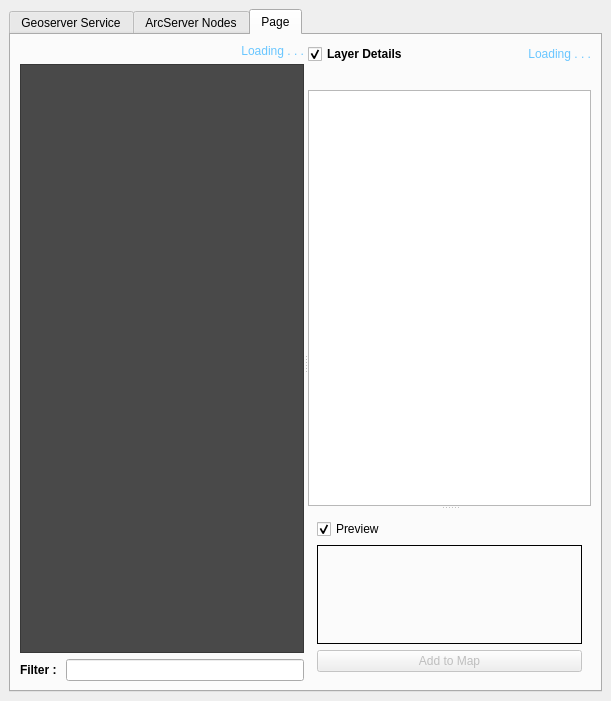
<?xml version="1.0" encoding="UTF-8"?>
<ui version="4.0">
 <class>grDataDockWidgetBase</class>
 <widget class="QDockWidget" name="grDataDockWidgetBase">
  <property name="geometry">
   <rect>
    <x>0</x>
    <y>0</y>
    <width>611</width>
    <height>701</height>
   </rect>
  </property>
  <property name="sizePolicy">
   <sizepolicy hsizetype="Preferred" vsizetype="Expanding">
    <horstretch>0</horstretch>
    <verstretch>100</verstretch>
   </sizepolicy>
  </property>
  <property name="styleSheet">
   <string notr="true">QListWidget{
	background-color: rgb(69, 69, 69, 220);
	outline: 0;
}
QListWidget::item {
	color: white;
	padding: 3px;
}
QListWidget::item::selected {
	color: black;
	background-color:palette(Window);
    padding-right: 0px;
}</string>
  </property>
  <property name="windowTitle">
   <string>Greek Data</string>
  </property>
  <widget class="QWidget" name="dockWidgetContents">
   <layout class="QGridLayout" name="gridLayout">
    <property name="verticalSpacing">
     <number>6</number>
    </property>
    <item row="0" column="0">
     <widget class="QTabWidget" name="tabWidget">
      <property name="tabPosition">
       <enum>QTabWidget::North</enum>
      </property>
      <property name="tabShape">
       <enum>QTabWidget::Rounded</enum>
      </property>
      <property name="currentIndex">
       <number>2</number>
      </property>
      <property name="documentMode">
       <bool>false</bool>
      </property>
      <widget class="QWidget" name="custom_geoserver_tab">
       <property name="enabled">
        <bool>true</bool>
       </property>
       <attribute name="title">
        <string>Geoserver Service</string>
       </attribute>
       <layout class="QGridLayout" name="gridLayout_31">
        <item row="0" column="0">
         <layout class="QGridLayout" name="gridLayout_21">
          <item row="1" column="1" colspan="9">
           <widget class="Line" name="line_3">
            <property name="enabled">
             <bool>true</bool>
            </property>
            <property name="sizePolicy">
             <sizepolicy hsizetype="Expanding" vsizetype="Fixed">
              <horstretch>0</horstretch>
              <verstretch>0</verstretch>
             </sizepolicy>
            </property>
            <property name="orientation">
             <enum>Qt::Horizontal</enum>
            </property>
           </widget>
          </item>
          <item row="2" column="1" colspan="9">
           <widget class="QWidget" name="widget_9" native="true">
            <layout class="QGridLayout" name="gridLayout_22">
             <property name="leftMargin">
              <number>0</number>
             </property>
             <property name="topMargin">
              <number>0</number>
             </property>
             <property name="rightMargin">
              <number>0</number>
             </property>
             <property name="bottomMargin">
              <number>0</number>
             </property>
             <item row="0" column="0">
              <widget class="QSplitter" name="splitter_4">
               <property name="orientation">
                <enum>Qt::Horizontal</enum>
               </property>
               <widget class="QWidget" name="widget_10" native="true">
                <layout class="QGridLayout" name="gridLayout_23">
                 <item row="0" column="0">
                  <layout class="QGridLayout" name="gridLayout_24">
                   <property name="leftMargin">
                    <number>9</number>
                   </property>
                   <property name="topMargin">
                    <number>9</number>
                   </property>
                   <property name="rightMargin">
                    <number>9</number>
                   </property>
                   <property name="bottomMargin">
                    <number>9</number>
                   </property>
                   <item row="0" column="0">
                    <widget class="QLabel" name="label_6">
                     <property name="font">
                      <font>
                       <weight>75</weight>
                       <bold>true</bold>
                      </font>
                     </property>
                     <property name="text">
                      <string>Filter : </string>
                     </property>
                    </widget>
                   </item>
                   <item row="0" column="1">
                    <widget class="QLineEdit" name="custom_geoserver_search_line">
                     <property name="text">
                      <string/>
                     </property>
                     <property name="frame">
                      <bool>true</bool>
                     </property>
                     <property name="dragEnabled">
                      <bool>false</bool>
                     </property>
                     <property name="clearButtonEnabled">
                      <bool>false</bool>
                     </property>
                    </widget>
                   </item>
                   <item row="1" column="0" colspan="2">
                    <widget class="QListWidget" name="custom_geoserver_list">
                     <property name="sizePolicy">
                      <sizepolicy hsizetype="Expanding" vsizetype="Expanding">
                       <horstretch>0</horstretch>
                       <verstretch>16</verstretch>
                      </sizepolicy>
                     </property>
                     <property name="toolTip">
                      <string/>
                     </property>
                     <property name="alternatingRowColors">
                      <bool>true</bool>
                     </property>
                     <property name="modelColumn">
                      <number>0</number>
                     </property>
                     <property name="sortingEnabled">
                      <bool>true</bool>
                     </property>
                    </widget>
                   </item>
                  </layout>
                 </item>
                </layout>
               </widget>
               <widget class="QWidget" name="widget_11" native="true">
                <layout class="QGridLayout" name="gridLayout_25">
                 <item row="0" column="0">
                  <widget class="QSplitter" name="splitter_5">
                   <property name="orientation">
                    <enum>Qt::Vertical</enum>
                   </property>
                   <widget class="QWidget" name="widget_12" native="true">
                    <layout class="QGridLayout" name="gridLayout_26">
                     <item row="0" column="0">
                      <layout class="QGridLayout" name="gridLayout_27">
                       <item row="0" column="0">
                        <widget class="QCheckBox" name="custom_geoserver_details_checkbox">
                         <property name="font">
                          <font>
                           <pointsize>9</pointsize>
                           <weight>75</weight>
                           <bold>true</bold>
                          </font>
                         </property>
                         <property name="text">
                          <string>Layer Details</string>
                         </property>
                         <property name="checked">
                          <bool>true</bool>
                         </property>
                        </widget>
                       </item>
                       <item row="0" column="1">
                        <widget class="QLabel" name="custom_geoserver_loading_label">
                         <property name="enabled">
                          <bool>true</bool>
                         </property>
                         <property name="font">
                          <font>
                           <weight>50</weight>
                           <bold>false</bold>
                           <underline>false</underline>
                           <strikeout>false</strikeout>
                          </font>
                         </property>
                         <property name="styleSheet">
                          <string notr="true">color: rgb(105, 198, 255);</string>
                         </property>
                         <property name="text">
                          <string>Loading . . .</string>
                         </property>
                         <property name="alignment">
                          <set>Qt::AlignRight|Qt::AlignTrailing|Qt::AlignVCenter</set>
                         </property>
                        </widget>
                       </item>
                       <item row="2" column="0" colspan="2">
                        <widget class="QTreeWidget" name="custom_geoserver_details_tree">
                         <property name="enabled">
                          <bool>true</bool>
                         </property>
                         <property name="font">
                          <font>
                           <weight>75</weight>
                           <bold>true</bold>
                          </font>
                         </property>
                         <property name="alternatingRowColors">
                          <bool>true</bool>
                         </property>
                         <property name="animated">
                          <bool>false</bool>
                         </property>
                         <property name="columnCount">
                          <number>1</number>
                         </property>
                         <attribute name="headerVisible">
                          <bool>false</bool>
                         </attribute>
                         <attribute name="headerCascadingSectionResizes">
                          <bool>false</bool>
                         </attribute>
                         <attribute name="headerHighlightSections">
                          <bool>false</bool>
                         </attribute>
                         <column>
                          <property name="text">
                           <string notr="true">1</string>
                          </property>
                         </column>
                        </widget>
                       </item>
                       <item row="1" column="0" colspan="2">
                        <widget class="QLabel" name="custom_geoserver_layer_description_label">
                         <property name="sizePolicy">
                          <sizepolicy hsizetype="Expanding" vsizetype="Preferred">
                           <horstretch>0</horstretch>
                           <verstretch>0</verstretch>
                          </sizepolicy>
                         </property>
                         <property name="text">
                          <string/>
                         </property>
                         <property name="wordWrap">
                          <bool>true</bool>
                         </property>
                        </widget>
                       </item>
                      </layout>
                     </item>
                    </layout>
                   </widget>
                   <widget class="QWidget" name="widget_13" native="true">
                    <layout class="QGridLayout" name="gridLayout_28">
                     <item row="0" column="0">
                      <layout class="QGridLayout" name="gridLayout_29">
                       <property name="leftMargin">
                        <number>9</number>
                       </property>
                       <property name="topMargin">
                        <number>9</number>
                       </property>
                       <property name="rightMargin">
                        <number>9</number>
                       </property>
                       <property name="bottomMargin">
                        <number>9</number>
                       </property>
                       <item row="2" column="0">
                        <widget class="QPushButton" name="custom_geoserver_add_button">
                         <property name="enabled">
                          <bool>false</bool>
                         </property>
                         <property name="text">
                          <string>Add to Map</string>
                         </property>
                        </widget>
                       </item>
                       <item row="1" column="0">
                        <widget class="QLabel" name="custom_geoserver_image_preview">
                         <property name="frameShape">
                          <enum>QFrame::Panel</enum>
                         </property>
                         <property name="text">
                          <string/>
                         </property>
                        </widget>
                       </item>
                       <item row="0" column="0">
                        <widget class="QCheckBox" name="custom_geoserver_preview_checkbox">
                         <property name="font">
                          <font>
                           <pointsize>9</pointsize>
                           <weight>50</weight>
                           <bold>false</bold>
                          </font>
                         </property>
                         <property name="text">
                          <string>Preview</string>
                         </property>
                         <property name="checked">
                          <bool>true</bool>
                         </property>
                        </widget>
                       </item>
                      </layout>
                     </item>
                    </layout>
                   </widget>
                  </widget>
                 </item>
                </layout>
               </widget>
              </widget>
             </item>
            </layout>
           </widget>
          </item>
          <item row="0" column="9">
           <widget class="QLabel" name="custom_geoserver_status_label">
            <property name="enabled">
             <bool>false</bool>
            </property>
            <property name="font">
             <font>
              <pointsize>9</pointsize>
              <weight>50</weight>
              <bold>false</bold>
             </font>
            </property>
            <property name="styleSheet">
             <string notr="true">color: rgb(105, 198, 255);</string>
            </property>
            <property name="text">
             <string>Loading . . .</string>
            </property>
           </widget>
          </item>
          <item row="0" column="1">
           <widget class="QLabel" name="label">
            <property name="maximumSize">
             <size>
              <width>30</width>
              <height>30</height>
             </size>
            </property>
            <property name="text">
             <string/>
            </property>
            <property name="pixmap">
             <pixmap>:/plugins/grData/assets/img/icon.png</pixmap>
            </property>
            <property name="scaledContents">
             <bool>true</bool>
            </property>
           </widget>
          </item>
          <item row="0" column="8">
           <widget class="QLabel" name="custom_geoserver_status_icon_con">
            <property name="sizePolicy">
             <sizepolicy hsizetype="Fixed" vsizetype="Fixed">
              <horstretch>0</horstretch>
              <verstretch>0</verstretch>
             </sizepolicy>
            </property>
            <property name="font">
             <font>
              <pointsize>6</pointsize>
              <weight>50</weight>
              <bold>false</bold>
             </font>
            </property>
            <property name="text">
             <string/>
            </property>
            <property name="pixmap">
             <pixmap>:/plugins/grData/assets/img/green.png</pixmap>
            </property>
            <property name="scaledContents">
             <bool>true</bool>
            </property>
           </widget>
          </item>
          <item row="0" column="2" colspan="2">
           <widget class="QLabel" name="custom_geoserver_header_label">
            <property name="sizePolicy">
             <sizepolicy hsizetype="Fixed" vsizetype="Fixed">
              <horstretch>0</horstretch>
              <verstretch>0</verstretch>
             </sizepolicy>
            </property>
            <property name="font">
             <font>
              <pointsize>11</pointsize>
              <weight>75</weight>
              <bold>true</bold>
             </font>
            </property>
            <property name="frameShape">
             <enum>QFrame::NoFrame</enum>
            </property>
            <property name="text">
             <string/>
            </property>
            <property name="pixmap">
             <pixmap>:/plugins/grData/assets/img/geodata-biglogo.png</pixmap>
            </property>
            <property name="scaledContents">
             <bool>true</bool>
            </property>
           </widget>
          </item>
          <item row="0" column="4" colspan="4">
           <widget class="QComboBox" name="custom_geoserver_services_list"/>
          </item>
         </layout>
        </item>
       </layout>
      </widget>
      <widget class="QWidget" name="ArcServer_tab">
       <attribute name="title">
        <string>ArcServer Nodes</string>
       </attribute>
       <layout class="QGridLayout" name="gridLayout_4">
        <item row="0" column="0">
         <layout class="QGridLayout" name="gridLayout_3">
          <item row="3" column="1" colspan="8">
           <widget class="QWidget" name="widget" native="true">
            <layout class="QGridLayout" name="gridLayout_11">
             <item row="0" column="0">
              <widget class="QSplitter" name="splitter">
               <property name="orientation">
                <enum>Qt::Horizontal</enum>
               </property>
               <widget class="QWidget" name="widget_2" native="true">
                <layout class="QGridLayout" name="gridLayout_6">
                 <item row="0" column="0">
                  <layout class="QGridLayout" name="gridLayout_5">
                   <property name="leftMargin">
                    <number>9</number>
                   </property>
                   <property name="topMargin">
                    <number>9</number>
                   </property>
                   <property name="rightMargin">
                    <number>9</number>
                   </property>
                   <property name="bottomMargin">
                    <number>9</number>
                   </property>
                   <item row="0" column="0">
                    <widget class="QLabel" name="label_5">
                     <property name="font">
                      <font>
                       <weight>75</weight>
                       <bold>true</bold>
                      </font>
                     </property>
                     <property name="text">
                      <string>Filter : </string>
                     </property>
                    </widget>
                   </item>
                   <item row="0" column="1">
                    <widget class="QLineEdit" name="ArcServer_search_line">
                     <property name="text">
                      <string/>
                     </property>
                     <property name="frame">
                      <bool>true</bool>
                     </property>
                     <property name="dragEnabled">
                      <bool>false</bool>
                     </property>
                     <property name="clearButtonEnabled">
                      <bool>false</bool>
                     </property>
                    </widget>
                   </item>
                   <item row="1" column="0" colspan="2">
                    <widget class="QTreeWidget" name="ArcServer_list_tree">
                     <property name="enabled">
                      <bool>false</bool>
                     </property>
                     <property name="font">
                      <font>
                       <weight>75</weight>
                       <bold>true</bold>
                      </font>
                     </property>
                     <property name="alternatingRowColors">
                      <bool>true</bool>
                     </property>
                     <property name="animated">
                      <bool>false</bool>
                     </property>
                     <property name="columnCount">
                      <number>1</number>
                     </property>
                     <attribute name="headerVisible">
                      <bool>false</bool>
                     </attribute>
                     <attribute name="headerCascadingSectionResizes">
                      <bool>false</bool>
                     </attribute>
                     <attribute name="headerHighlightSections">
                      <bool>false</bool>
                     </attribute>
                     <column>
                      <property name="text">
                       <string notr="true">1</string>
                      </property>
                     </column>
                    </widget>
                   </item>
                  </layout>
                 </item>
                </layout>
               </widget>
               <widget class="QWidget" name="widget_3" native="true">
                <layout class="QGridLayout" name="gridLayout_8">
                 <item row="0" column="0">
                  <layout class="QGridLayout" name="gridLayout_7">
                   <property name="leftMargin">
                    <number>9</number>
                   </property>
                   <property name="topMargin">
                    <number>9</number>
                   </property>
                   <property name="rightMargin">
                    <number>9</number>
                   </property>
                   <property name="bottomMargin">
                    <number>9</number>
                   </property>
                   <item row="0" column="0">
                    <widget class="QTabWidget" name="tabWidget_2">
                     <property name="currentIndex">
                      <number>0</number>
                     </property>
                     <widget class="QWidget" name="tab_11">
                      <attribute name="title">
                       <string>Attributes</string>
                      </attribute>
                      <layout class="QGridLayout" name="gridLayout_9">
                       <item row="5" column="0">
                        <widget class="QTableWidget" name="ArcServer_attribute_table">
                         <property name="sizePolicy">
                          <sizepolicy hsizetype="Expanding" vsizetype="Expanding">
                           <horstretch>0</horstretch>
                           <verstretch>100</verstretch>
                          </sizepolicy>
                         </property>
                         <property name="frameShape">
                          <enum>QFrame::StyledPanel</enum>
                         </property>
                         <property name="frameShadow">
                          <enum>QFrame::Sunken</enum>
                         </property>
                         <property name="verticalScrollBarPolicy">
                          <enum>Qt::ScrollBarAsNeeded</enum>
                         </property>
                         <property name="horizontalScrollBarPolicy">
                          <enum>Qt::ScrollBarAsNeeded</enum>
                         </property>
                         <property name="editTriggers">
                          <set>QAbstractItemView::NoEditTriggers</set>
                         </property>
                         <property name="alternatingRowColors">
                          <bool>true</bool>
                         </property>
                         <property name="verticalScrollMode">
                          <enum>QAbstractItemView::ScrollPerPixel</enum>
                         </property>
                         <property name="horizontalScrollMode">
                          <enum>QAbstractItemView::ScrollPerPixel</enum>
                         </property>
                         <property name="sortingEnabled">
                          <bool>true</bool>
                         </property>
                         <attribute name="horizontalHeaderVisible">
                          <bool>false</bool>
                         </attribute>
                         <attribute name="horizontalHeaderCascadingSectionResizes">
                          <bool>true</bool>
                         </attribute>
                         <attribute name="horizontalHeaderStretchLastSection">
                          <bool>true</bool>
                         </attribute>
                         <attribute name="verticalHeaderVisible">
                          <bool>false</bool>
                         </attribute>
                         <attribute name="verticalHeaderStretchLastSection">
                          <bool>false</bool>
                         </attribute>
                        </widget>
                       </item>
                       <item row="1" column="0">
                        <widget class="QCheckBox" name="ArcServer_details_checkbox">
                         <property name="font">
                          <font>
                           <pointsize>9</pointsize>
                           <weight>75</weight>
                           <bold>true</bold>
                          </font>
                         </property>
                         <property name="text">
                          <string>Layer Details</string>
                         </property>
                         <property name="checked">
                          <bool>true</bool>
                         </property>
                        </widget>
                       </item>
                       <item row="3" column="0">
                        <widget class="QLabel" name="ArcServer_layer_name_1">
                         <property name="sizePolicy">
                          <sizepolicy hsizetype="Minimum" vsizetype="Fixed">
                           <horstretch>0</horstretch>
                           <verstretch>0</verstretch>
                          </sizepolicy>
                         </property>
                         <property name="font">
                          <font>
                           <pointsize>8</pointsize>
                           <weight>75</weight>
                           <bold>true</bold>
                          </font>
                         </property>
                         <property name="text">
                          <string/>
                         </property>
                        </widget>
                       </item>
                      </layout>
                     </widget>
                     <widget class="QWidget" name="tab_12">
                      <attribute name="title">
                       <string>All </string>
                      </attribute>
                      <layout class="QGridLayout" name="gridLayout_10">
                       <item row="0" column="0">
                        <widget class="QLabel" name="ArcServer_layer_name_2">
                         <property name="sizePolicy">
                          <sizepolicy hsizetype="Expanding" vsizetype="Expanding">
                           <horstretch>0</horstretch>
                           <verstretch>0</verstretch>
                          </sizepolicy>
                         </property>
                         <property name="font">
                          <font>
                           <pointsize>8</pointsize>
                           <weight>75</weight>
                           <bold>true</bold>
                          </font>
                         </property>
                         <property name="text">
                          <string/>
                         </property>
                        </widget>
                       </item>
                       <item row="1" column="0">
                        <widget class="QTreeWidget" name="ArcServer_details_tree">
                         <property name="sizePolicy">
                          <sizepolicy hsizetype="Expanding" vsizetype="Expanding">
                           <horstretch>0</horstretch>
                           <verstretch>16</verstretch>
                          </sizepolicy>
                         </property>
                         <property name="toolTip">
                          <string/>
                         </property>
                         <property name="alternatingRowColors">
                          <bool>true</bool>
                         </property>
                         <attribute name="headerVisible">
                          <bool>false</bool>
                         </attribute>
                         <column>
                          <property name="text">
                           <string notr="true">1</string>
                          </property>
                         </column>
                        </widget>
                       </item>
                      </layout>
                     </widget>
                    </widget>
                   </item>
                   <item row="1" column="0">
                    <widget class="QPushButton" name="ArcServer_add_button_2">
                     <property name="enabled">
                      <bool>false</bool>
                     </property>
                     <property name="text">
                      <string>Add to Map</string>
                     </property>
                    </widget>
                   </item>
                  </layout>
                 </item>
                </layout>
               </widget>
              </widget>
             </item>
            </layout>
           </widget>
          </item>
          <item row="0" column="1">
           <widget class="QLabel" name="label_3">
            <property name="sizePolicy">
             <sizepolicy hsizetype="Fixed" vsizetype="Fixed">
              <horstretch>0</horstretch>
              <verstretch>0</verstretch>
             </sizepolicy>
            </property>
            <property name="maximumSize">
             <size>
              <width>30</width>
              <height>30</height>
             </size>
            </property>
            <property name="text">
             <string/>
            </property>
            <property name="pixmap">
             <pixmap>:/plugins/grData/assets/img/icon.png</pixmap>
            </property>
            <property name="scaledContents">
             <bool>true</bool>
            </property>
           </widget>
          </item>
          <item row="0" column="2">
           <widget class="QLabel" name="ArcServer_header_label">
            <property name="sizePolicy">
             <sizepolicy hsizetype="Fixed" vsizetype="Fixed">
              <horstretch>0</horstretch>
              <verstretch>0</verstretch>
             </sizepolicy>
            </property>
            <property name="font">
             <font>
              <pointsize>11</pointsize>
              <weight>75</weight>
              <bold>true</bold>
             </font>
            </property>
            <property name="styleSheet">
             <string notr="true"/>
            </property>
            <property name="frameShape">
             <enum>QFrame::NoFrame</enum>
            </property>
            <property name="text">
             <string/>
            </property>
            <property name="pixmap">
             <pixmap>:/plugins/grData/assets/img/geodata-biglogo.png</pixmap>
            </property>
            <property name="scaledContents">
             <bool>true</bool>
            </property>
           </widget>
          </item>
          <item row="1" column="1" colspan="8">
           <widget class="Line" name="line_2">
            <property name="enabled">
             <bool>true</bool>
            </property>
            <property name="sizePolicy">
             <sizepolicy hsizetype="Expanding" vsizetype="Fixed">
              <horstretch>0</horstretch>
              <verstretch>0</verstretch>
             </sizepolicy>
            </property>
            <property name="orientation">
             <enum>Qt::Horizontal</enum>
            </property>
           </widget>
          </item>
          <item row="0" column="8">
           <widget class="QLabel" name="ArcServer_status_label">
            <property name="enabled">
             <bool>false</bool>
            </property>
            <property name="font">
             <font>
              <pointsize>9</pointsize>
              <weight>50</weight>
              <bold>false</bold>
             </font>
            </property>
            <property name="styleSheet">
             <string notr="true">color: rgb(105, 198, 255);</string>
            </property>
            <property name="text">
             <string>Loading . . .</string>
            </property>
           </widget>
          </item>
          <item row="0" column="7">
           <widget class="QLabel" name="ArcServer_status_icon_con">
            <property name="sizePolicy">
             <sizepolicy hsizetype="Fixed" vsizetype="Fixed">
              <horstretch>0</horstretch>
              <verstretch>0</verstretch>
             </sizepolicy>
            </property>
            <property name="font">
             <font>
              <pointsize>6</pointsize>
              <weight>50</weight>
              <bold>false</bold>
             </font>
            </property>
            <property name="text">
             <string/>
            </property>
            <property name="pixmap">
             <pixmap>:/plugins/grData/assets/img/green.png</pixmap>
            </property>
            <property name="scaledContents">
             <bool>true</bool>
            </property>
           </widget>
          </item>
          <item row="0" column="3" colspan="4">
           <widget class="QComboBox" name="ArcServer_services_list"/>
          </item>
         </layout>
        </item>
       </layout>
      </widget>
      <widget class="QWidget" name="services_tab">
       <attribute name="title">
        <string>Page</string>
       </attribute>
       <layout class="QGridLayout" name="gridLayout_2">
        <item row="0" column="0">
         <widget class="QSplitter" name="splitter_2">
          <property name="orientation">
           <enum>Qt::Horizontal</enum>
          </property>
          <widget class="QWidget" name="widget_4" native="true">
           <layout class="QVBoxLayout" name="verticalLayout">
            <item>
             <widget class="QLabel" name="custom_geoserver_loading_label_2">
              <property name="enabled">
               <bool>true</bool>
              </property>
              <property name="font">
               <font>
                <weight>50</weight>
                <bold>false</bold>
                <underline>false</underline>
                <strikeout>false</strikeout>
               </font>
              </property>
              <property name="styleSheet">
               <string notr="true">color: rgb(105, 198, 255);</string>
              </property>
              <property name="text">
               <string>Loading . . .</string>
              </property>
              <property name="alignment">
               <set>Qt::AlignRight|Qt::AlignTrailing|Qt::AlignVCenter</set>
              </property>
             </widget>
            </item>
            <item>
             <widget class="QTreeWidget" name="conn_list_widget">
              <property name="sizePolicy">
               <sizepolicy hsizetype="Expanding" vsizetype="Expanding">
                <horstretch>0</horstretch>
                <verstretch>0</verstretch>
               </sizepolicy>
              </property>
              <property name="autoFillBackground">
               <bool>true</bool>
              </property>
              <property name="styleSheet">
               <string notr="true">QTreeWidget{
	background-color: rgb(69, 69, 69, 220);
	outline: 0;
}
QTreeWidget::item {
	color: white;
	padding: 3px;
}
QTreetWidget::item::active {
	color: black;
	background-color:palette(Window);
    padding-right: 0px;
}</string>
              </property>
              <property name="alternatingRowColors">
               <bool>false</bool>
              </property>
              <property name="iconSize">
               <size>
                <width>24</width>
                <height>24</height>
               </size>
              </property>
              <property name="animated">
               <bool>true</bool>
              </property>
              <property name="headerHidden">
               <bool>true</bool>
              </property>
              <column>
               <property name="text">
                <string notr="true">1</string>
               </property>
              </column>
             </widget>
            </item>
            <item>
             <layout class="QHBoxLayout" name="horizontalLayout_2">
              <item>
               <widget class="QLabel" name="label_7">
                <property name="font">
                 <font>
                  <weight>75</weight>
                  <bold>true</bold>
                 </font>
                </property>
                <property name="text">
                 <string>Filter : </string>
                </property>
               </widget>
              </item>
              <item>
               <widget class="QLineEdit" name="filter_services_line_edit">
                <property name="text">
                 <string/>
                </property>
                <property name="frame">
                 <bool>true</bool>
                </property>
                <property name="dragEnabled">
                 <bool>false</bool>
                </property>
                <property name="clearButtonEnabled">
                 <bool>false</bool>
                </property>
               </widget>
              </item>
             </layout>
            </item>
           </layout>
          </widget>
          <widget class="QWidget" name="widget_14" native="true">
           <layout class="QGridLayout" name="gridLayout_30">
            <item row="0" column="0">
             <widget class="QSplitter" name="splitter_6">
              <property name="orientation">
               <enum>Qt::Vertical</enum>
              </property>
              <widget class="QWidget" name="widget_15" native="true">
               <layout class="QGridLayout" name="gridLayout_32">
                <item row="0" column="0">
                 <layout class="QGridLayout" name="gridLayout_33">
                  <item row="0" column="0">
                   <widget class="QCheckBox" name="custom_geoserver_details_checkbox_2">
                    <property name="font">
                     <font>
                      <pointsize>9</pointsize>
                      <weight>75</weight>
                      <bold>true</bold>
                     </font>
                    </property>
                    <property name="text">
                     <string>Layer Details</string>
                    </property>
                    <property name="checked">
                     <bool>true</bool>
                    </property>
                   </widget>
                  </item>
                  <item row="0" column="1">
                   <widget class="QLabel" name="custom_geoserver_loading_label_3">
                    <property name="enabled">
                     <bool>true</bool>
                    </property>
                    <property name="font">
                     <font>
                      <weight>50</weight>
                      <bold>false</bold>
                      <underline>false</underline>
                      <strikeout>false</strikeout>
                     </font>
                    </property>
                    <property name="styleSheet">
                     <string notr="true">color: rgb(105, 198, 255);</string>
                    </property>
                    <property name="text">
                     <string>Loading . . .</string>
                    </property>
                    <property name="alignment">
                     <set>Qt::AlignRight|Qt::AlignTrailing|Qt::AlignVCenter</set>
                    </property>
                   </widget>
                  </item>
                  <item row="2" column="0" colspan="2">
                   <widget class="QTreeWidget" name="custom_geoserver_details_tree_2">
                    <property name="enabled">
                     <bool>true</bool>
                    </property>
                    <property name="font">
                     <font>
                      <weight>75</weight>
                      <bold>true</bold>
                     </font>
                    </property>
                    <property name="alternatingRowColors">
                     <bool>true</bool>
                    </property>
                    <property name="animated">
                     <bool>false</bool>
                    </property>
                    <property name="columnCount">
                     <number>1</number>
                    </property>
                    <attribute name="headerVisible">
                     <bool>false</bool>
                    </attribute>
                    <attribute name="headerCascadingSectionResizes">
                     <bool>false</bool>
                    </attribute>
                    <attribute name="headerHighlightSections">
                     <bool>false</bool>
                    </attribute>
                    <column>
                     <property name="text">
                      <string notr="true">1</string>
                     </property>
                    </column>
                   </widget>
                  </item>
                  <item row="1" column="0" colspan="2">
                   <widget class="QLabel" name="custom_geoserver_layer_description_label_2">
                    <property name="sizePolicy">
                     <sizepolicy hsizetype="Expanding" vsizetype="Preferred">
                      <horstretch>0</horstretch>
                      <verstretch>0</verstretch>
                     </sizepolicy>
                    </property>
                    <property name="text">
                     <string/>
                    </property>
                    <property name="wordWrap">
                     <bool>true</bool>
                    </property>
                   </widget>
                  </item>
                 </layout>
                </item>
               </layout>
              </widget>
              <widget class="QWidget" name="widget_16" native="true">
               <layout class="QGridLayout" name="gridLayout_34">
                <item row="0" column="0">
                 <layout class="QGridLayout" name="gridLayout_35">
                  <property name="leftMargin">
                   <number>9</number>
                  </property>
                  <property name="topMargin">
                   <number>9</number>
                  </property>
                  <property name="rightMargin">
                   <number>9</number>
                  </property>
                  <property name="bottomMargin">
                   <number>9</number>
                  </property>
                  <item row="2" column="0">
                   <widget class="QPushButton" name="custom_geoserver_add_button_2">
                    <property name="enabled">
                     <bool>false</bool>
                    </property>
                    <property name="text">
                     <string>Add to Map</string>
                    </property>
                   </widget>
                  </item>
                  <item row="1" column="0">
                   <widget class="QLabel" name="custom_geoserver_image_preview_2">
                    <property name="frameShape">
                     <enum>QFrame::Panel</enum>
                    </property>
                    <property name="text">
                     <string/>
                    </property>
                   </widget>
                  </item>
                  <item row="0" column="0">
                   <widget class="QCheckBox" name="custom_geoserver_preview_checkbox_2">
                    <property name="font">
                     <font>
                      <pointsize>9</pointsize>
                      <weight>50</weight>
                      <bold>false</bold>
                     </font>
                    </property>
                    <property name="text">
                     <string>Preview</string>
                    </property>
                    <property name="checked">
                     <bool>true</bool>
                    </property>
                   </widget>
                  </item>
                 </layout>
                </item>
               </layout>
              </widget>
             </widget>
            </item>
           </layout>
          </widget>
         </widget>
        </item>
       </layout>
      </widget>
     </widget>
    </item>
   </layout>
  </widget>
 </widget>
 <resources/>
 <connections/>
</ui>
